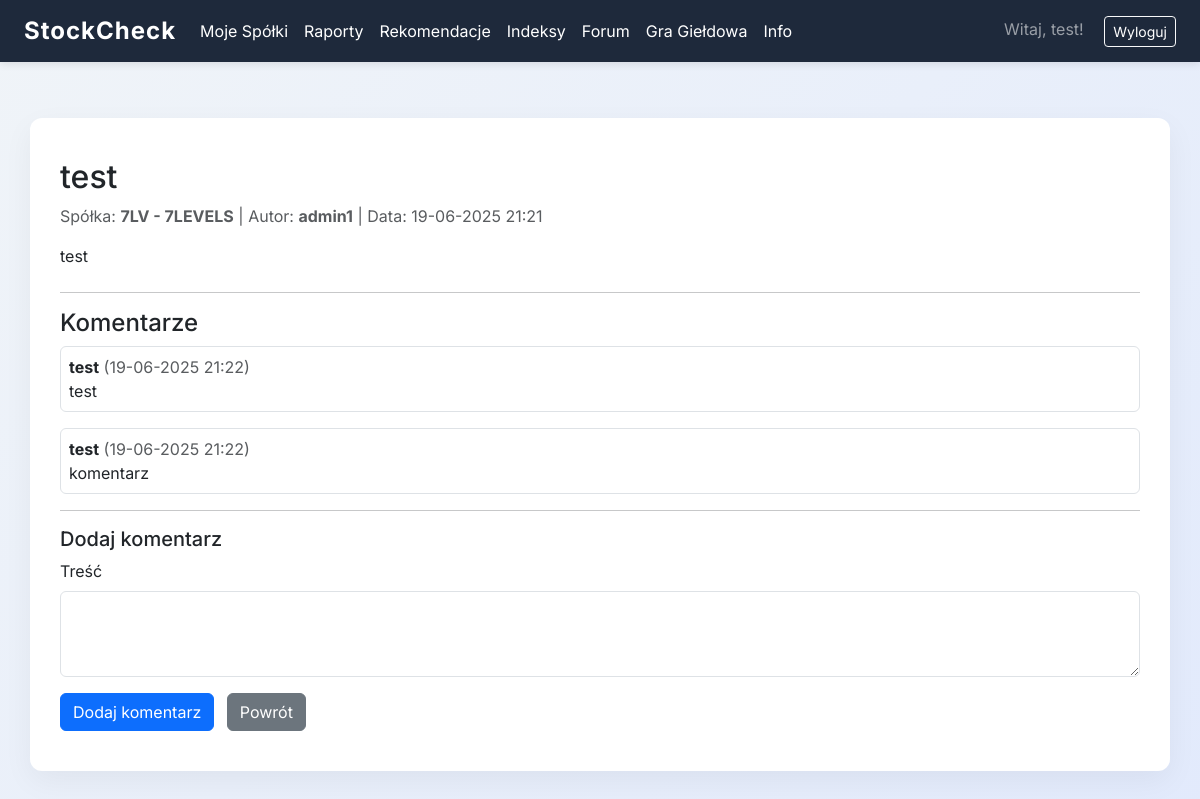
The page /forum/post/1 (signed in) on the database its author committed.
### myproject/auth/models.py (models this page shows, shortened)
class User(UserMixin, db.Model):
    __tablename__ = 'users'
    id = db.Column(db.Integer, primary_key=True)
    email = db.Column(db.String(64), unique=True, index=True)
    username = db.Column(db.String(64), unique=True, index=True)
    password_hash = db.Column(db.String(128))
    role = db.Column(db.String(20), default="user")  # "user" lub "admin"
    companies = db.relationship('UserCompany', backref='owner', lazy=True)
    portfolio = db.relationship('GamePortfolio', backref='user', uselist=False)

### myproject/forum/models.py (models this page shows, shortened)
class Post(db.Model):
    id = db.Column(db.Integer, primary_key=True)
    user_id = db.Column(db.Integer, db.ForeignKey('users.id'), nullable=False)
    company_id = db.Column(db.Integer, db.ForeignKey('company.id'), nullable=False)
    title = db.Column(db.String(200), nullable=False)
    content = db.Column(db.Text, nullable=False)
    created_at = db.Column(db.DateTime, default=datetime.utcnow)
    user = db.relationship('User', backref=db.backref('posts', lazy=True))
    company = db.relationship('Company', backref=db.backref('posts', lazy=True))

class Comment(db.Model):
    id = db.Column(db.Integer, primary_key=True)
    post_id = db.Column(db.Integer, db.ForeignKey('post.id'), nullable=False)
    user_id = db.Column(db.Integer, db.ForeignKey('users.id'), nullable=False)
    content = db.Column(db.Text, nullable=False)
    created_at = db.Column(db.DateTime, default=datetime.utcnow)
    user = db.relationship('User', backref=db.backref('comments', lazy=True))
    post = db.relationship('Post', backref=db.backref('comments', lazy=True, cascade="all, delete-orphan"))

### myproject/companies/models.py (models this page shows, shortened)
class Company(db.Model):
    id = db.Column(db.Integer, primary_key=True)
    ticker = db.Column(db.String(10), unique=True, nullable=False)
    name = db.Column(db.String(100), nullable=False)
    industry_id = db.Column(db.Integer, db.ForeignKey('industry.id'))
    market = db.Column(db.String(100), nullable=True)
    industry = db.relationship('Industry', backref=db.backref('companies', lazy=True))
    indices = db.relationship('Index', secondary=company_index, backref=db.backref('companies', lazy='dynamic'))

### myproject/forum/views.py (the view, shortened to what this page needs)
@forum.route('/post/<int:post_id>', methods=['GET', 'POST'])
@login_required
def post_detail(post_id):
    post = Post.query.get_or_404(post_id)
    form = CommentForm()
    return render_template('forum/post_detail.html', post=post, form=form)

### myproject/forum/forms.py
class CommentForm(FlaskForm):
    content = TextAreaField('Treść', validators=[DataRequired()])
    submit = SubmitField('Dodaj komentarz')

### myproject/templates/forum/post_detail.html (shortened to what this page needs)
{% extends 'base.html' %}
{% block content %}
<h2>{{ post.title }}</h2>
<p class="text-muted">Spółka: <b>{{ post.company.ticker }} - {{ post.company.name }}</b> | Autor: <b>{{ post.user.username }}</b> | Data: {{ post.created_at.strftime('%d-%m-%Y %H:%M') }}</p>
<div class="mb-4">{{ post.content }}</div>
<hr>
<h4>Komentarze</h4>
{% for comment in post.comments %}
    <div class="mb-3 p-2 border rounded">
        <b>{{ comment.user.username }}</b> <span class="text-muted">({{ comment.created_at.strftime('%d-%m-%Y %H:%M') }})</span><br>
        {{ comment.content }}
    </div>
{% else %}
    <p class="text-muted">Brak komentarzy.</p>
{% endfor %}
<hr>
<h5>Dodaj komentarz</h5>
<form method="post">
    <div class="mb-3">
        {{ form.content.label(class="form-label") }}
        {{ form.content(class="form-control", rows=3) }}
    </div>
    <button type="submit" class="btn btn-primary">Dodaj komentarz</button>
    <a href="{{ url_for('forum.forum_main') }}" class="btn btn-secondary ms-2">Powrót</a>
</form>
{% endblock %}

### myproject/templates/base.html (shortened to what this page needs)
<!DOCTYPE html>
<html lang="pl">
<head>
    <link href="https://cdn.jsdelivr.net/npm/bootstrap@5.3.3/dist/css/bootstrap.min.css" rel="stylesheet">
    <link href="https://cdnjs.cloudflare.com/ajax/libs/font-awesome/6.0.0/css/all.min.css" rel="stylesheet">
</head>
<body>
    <nav class="navbar navbar-expand-lg fixed-top navbar-dark">
        <div class="container-fluid px-4">
            <a class="navbar-brand" href="{{ url_for('companies.list_companies') if current_user.is_authenticated else url_for('core.index') }}">StockCheck</a>
            <div class="collapse navbar-collapse" id="navbarNav">
                <ul class="navbar-nav me-auto">
                    {% if current_user.is_authenticated %}
                        <li class="nav-item">
                            <a class="nav-link" href="{{ url_for('companies.list_companies') }}">Moje Spółki</a>
                        </li>
                        <li class="nav-item">
                            <a class="nav-link" href="{{ url_for('reports.all_reports') }}">Raporty</a>
                        </li>
                        <li class="nav-item">
                            <a class="nav-link" href="{{ url_for('recommendations.all_recommendations') }}">Rekomendacje</a>
                        </li>
                        <li class="nav-item">
                                <a class="nav-link" href="{{ url_for('indices.indices_list') }}">Indeksy</a>
                        </li>
                        <li class="nav-item">
                            <a class="nav-link" href="{{ url_for('forum.forum_main') }}">Forum</a>
                        </li>
                        <li class="nav-item">
                            <a class="nav-link" href="{{ url_for('stock_game.portfolio') }}">Gra Giełdowa</a>
                        </li>
                        <li class="nav-item">
                            <a class="nav-link" href="{{ url_for('core.info') }}">Info</a>
                        </li>
                    {% endif %}
                </ul>
                <div class="ms-auto">
                    {% if current_user.is_authenticated %}
                        <span class="navbar-text me-3">Witaj, {{ current_user.username }}!</span>
                        <a class="btn btn-outline-light btn-sm" href="{{ url_for('auth.logout') }}">Wyloguj</a>
                    {% else %}
                        <a class="btn btn-outline-light btn-sm me-2" href="{{ url_for('auth.login') }}">Zaloguj</a>
                        <a class="btn btn-outline-light btn-sm me-2" href="{{ url_for('auth.register') }}">Zarejestruj</a>
                    {% endif %}
                </div>
            </div>
        </div>
    </nav>
    <div class="container my-5">
        {% block content %}{% endblock %}
    </div>
</body>
</html>

### myproject/templates/base.html (style rules this page uses)
body { font-family: 'Inter', sans-serif; background: linear-gradient(135deg, #f0f4f8, #e2eafc); margin: 0; padding-top: 70px; }
.navbar { background-color: #1e293b; box-shadow: 0 2px 8px rgba(0,0,0,0.1); }
.navbar-brand { font-weight: 700; font-size: 24px; letter-spacing: 1px; }
.navbar a { color: #ffffff !important; }
.container { background: #ffffff; padding: 40px 30px; border-radius: 12px; box-shadow: 0 10px 30px rgba(0,0,0,0.05); animation: fadeIn 0.7s ease; margin-left: auto; margin-right: auto; }

### rows shown on the page
User: username "test"
Post: title "test", created_at "19-06-2025 21:21", content "test"
Company: company.ticker "7LV", company.name "7LEVELS"
User: user.username "admin1"
Comment: user.username "test", created_at "19-06-2025 21:22", content "test"
Comment: user.username "test", created_at "19-06-2025 21:22", content "komentarz"
